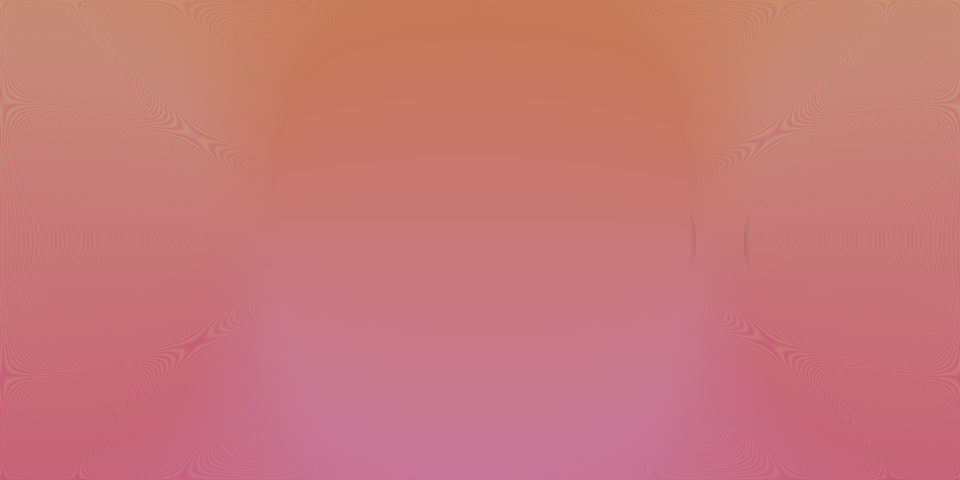
#> input picture backend/debug_run_yaw0_test/10_final_blended.png, 1920 x 960 px, found by its file name (shown at 1/2 size)
$ python rotate_equirect_debug.py   (older library calls are emulated)
#> lines starting #> are read from the running program, lines starting #| are printed output that depends on the picture
### backend/app/services/stitch_compare.py
"""
Measure relative orientation between two equirectangular panoramas.

Finds yaw/pitch/roll (degrees) that best rotate `test` to match `reference`
(ground-truth Insta360 Studio export) by minimizing photometric error on the
unit sphere — no guessed heading offsets.
"""
from __future__ import annotations

from dataclasses import dataclass

import numpy as np


@dataclass(frozen=True)
class OrientationDelta:
    """Rotation (degrees) to apply to *test* so it aligns with *reference*.

    Convention matches fisheye_stitch._rot_matrix: R = Rz(roll) @ Rx(pitch) @ Ry(yaw).
    Positive yaw rotates test content toward increasing longitude.
    """
    yaw_deg: float
    pitch_deg: float
    roll_deg: float
    mse: float
    correlation: float

    # [8 lines left out: function as_dict, not called in this run]


def _latlon_grid(h: int, w: int) -> tuple[np.ndarray, np.ndarray]:
    lon = np.linspace(-np.pi, np.pi, w, dtype=np.float32)
    lat = np.linspace(np.pi / 2, -np.pi / 2, h, dtype=np.float32)
    return np.meshgrid(lon, lat)


def _vec_from_latlon(lat: np.ndarray, lon: np.ndarray) -> np.ndarray:
    # Clockwise display heading (GPano), matching _hemisphere_map: X = -cos*sin.
    return np.stack(
        [
            -np.cos(lat) * np.sin(lon),
            np.sin(lat),
            np.cos(lat) * np.cos(lon),
        ],
        axis=-1,
    )


def _rot_matrix(yaw: float, pitch: float, roll: float) -> np.ndarray:
    a, b, c = np.radians(yaw), np.radians(pitch), np.radians(roll)
    Ry = np.array([[np.cos(a), 0, np.sin(a)], [0, 1, 0], [-np.sin(a), 0, np.cos(a)]])
    Rx = np.array([[1, 0, 0], [0, np.cos(b), -np.sin(b)], [0, np.sin(b), np.cos(b)]])
    Rz = np.array([[np.cos(c), -np.sin(c), 0], [np.sin(c), np.cos(c), 0], [0, 0, 1]])
    return Rz @ Rx @ Ry


def _sample_equirect(img: np.ndarray, lon: np.ndarray, lat: np.ndarray) -> np.ndarray:
    """Bilinear sample BGR equirect (GPano: row0=zenith)."""
    import cv2

    h, w = img.shape[:2]
    mapx = ((lon / (2 * np.pi) + 0.5) * (w - 1)).astype(np.float32)
    mapy = ((0.5 - lat / np.pi) * (h - 1)).astype(np.float32)
    return cv2.remap(img, mapx, mapy, cv2.INTER_LINEAR, borderMode=cv2.BORDER_WRAP)


# [12 lines left out: functions _prepare_gray, _metrics, not called in this run]


def _rotate_equirect(
    img: np.ndarray,
    yaw_deg: float,
    pitch_deg: float,
    roll_deg: float,
    lon: np.ndarray,
    lat: np.ndarray,
    vecs: np.ndarray,
) -> np.ndarray:
    R = _rot_matrix(yaw_deg, pitch_deg, roll_deg)
    vin = np.einsum("ij,hwj->hwi", R.T, vecs)
    lon_in = np.arctan2(vin[..., 0], vin[..., 2])
    lat_in = np.arcsin(np.clip(vin[..., 1], -1.0, 1.0))
    return _sample_equirect(img, lon_in, lat_in)


# [98 lines left out: functions _gray_rotate, _search_best, estimate_orientation_delta, render_aligned_preview, not called in this run]

### backend/app/services/fisheye_stitch.py
"""
Calibrated dual-fisheye → equirectangular stitching for Insta360 raw files.

Why this exists (design rationale)
-----------------------------------
Generic reprojectors (ffmpeg `v360`, PSV `DualFisheyeAdapter`) use a FIXED lens
model with no per-camera calibration input, so they render Insta360 frames
misaligned (wrong FOV / lens-centre / rotation) — verified on real files. But an
Insta360 media file EMBEDS its own lens calibration as an ASCII blob, e.g.:

    INSTA360 2_ cx cy r  ra rb rc   cx cy r  ra rb rc   W H extra
             └── lens 1 ──────────┘ └── lens 2 ──────────┘

We parse that blob, map each fisheye circle to a hemisphere with the equidistant
model (r = R·θ/(FOV/2)) via cv2.remap, apply the per-lens rotation, and blend
with exposure compensation + a distance-transform feather.

Honest limit: the ONE stage we can't reproduce is Insta360 Studio's per-frame
OPTICAL-FLOW seam warp, which locally aligns near-camera objects across the ~2cm
lens parallax. A static geometric remap can't align objects at different depths
simultaneously, so a soft seam remains on close objects. Distant geometry aligns
well. This yields a genuine navigable 360 — not pixel-identical to Studio.
"""
from __future__ import annotations

import logging
import re
from dataclasses import dataclass, field
from pathlib import Path
from typing import Optional

logger = logging.getLogger(__name__)

# Log hemisphere remap stats for the first stitch frame only (lens1 + lens2).
_hemisphere_map_log_count = 0
_HEMISPHERE_MAP_LOG_LIMIT = 2

from loguru import logger

# Heavy deps (opencv, numpy) are imported lazily inside functions so the module
# imports cleanly even in environments where they aren't installed (tests, etc).


# ── Camera profiles (req: configurable per model, no hardcoded pixels) ────────
@dataclass(frozen=True)
class CameraProfile:
    """Per-model defaults. The embedded calibration overrides these when present."""
    model: str
    fisheye_fov_deg: float          # per-lens coverage angle
    # Fallback fractional geometry if no embedded calibration and detection fails.
    # (Values are fractions of the per-lens square region, not absolute pixels.)
    default_center_frac: tuple[float, float] = (0.5, 0.5)
    default_radius_frac: float = 0.5


# FOV values are the practical stitching angles (empirically better than the
# marketing "200°"). ONE X2: measured by per-capture rim auto-calibration on
# 11 real captures from two units — estimates cluster at 205.1–207.1°, so the
# old "documented sweet spot" of 204° left a systematic 20–200 px seam offset
# on every capture. _autocal_fov fine-tunes ±1.5° around these per capture.
_PROFILES: dict[str, CameraProfile] = {
    "ONE X2": CameraProfile("ONE X2", 206.3),
    "X3": CameraProfile("X3", 204.0),
    "X4": CameraProfile("X4", 205.0),
    "X5": CameraProfile("X5", 205.0),
}
_DEFAULT_PROFILE = CameraProfile("generic", 205.5)


# [7 lines left out: function profile_for, not called in this run]


# ── Embedded calibration parsing ──────────────────────────────────────────────
@dataclass
class LensCalibration:
    cx: float
    cy: float          # centre y RELATIVE to the lens's own region
    radius: float
    rot: tuple[float, float, float]  # yaw, pitch, roll degrees


@dataclass
class DualFisheyeCalibration:
    lens1: LensCalibration
    lens2: LensCalibration
    width: int
    height: int
    layout: str = "top-bottom"       # or "side-by-side"
    source: str = "embedded"         # "embedded" | "embedded_trailer" | "detected" | "profile"
    raw: str = ""
    # True when the file stores the frame rotated 90° CCW relative to the
    # calibrated portrait sensor frame (Insta360 .insp JPEGs: 6080x3040 file,
    # 3040x6080 sensor coords). The decoder must rotate the image 90° CW back.
    decode_rotate_cw: bool = False


# The blob: "INSTA360" + "<n>_" + numeric fields separated by "_".
_INSTA_RE = re.compile(rb"INSTA360(\d+)_([0-9_.\-]+)")
_PARAMETERS_RE = re.compile(
    rb"Parameters[^0-9\-]*((?:[0-9.\-]+\s+){13,}[0-9.\-]+)",
    re.IGNORECASE,
)
# Insta360 .insp/.insv trailer "offset" string: the SAME 15-field schema as the
# DNG blob but WITHOUT the "INSTA360" ASCII prefix (it lives inside a protobuf
# record of the trailer), e.g.:
#   2_1480.160_1524.460_1513.260_0.847_0.044_-179.356_1480.610_4554.340_
#   1517.130_-0.936_-0.104_0.012_6080_3040_3113
# Structure: <lens count>_ then 12 floats (cx cy r ra rb rc per lens) then
# W_H_extra as integers. The trailer also holds richer records that happen to
# start the same way but carry zeroed lens2 fields — candidates are validated
# in parse_embedded_calibration before acceptance.
_TRAILER_OFFSET_RE = re.compile(
    rb"(?<![0-9._\-])(\d)_((?:-?\d+\.\d+_){12}\d+_\d+_\d+)(?![0-9.])"
)
# Only scan the tail of the file for trailer records (they sit at the very end).
_TRAILER_SCAN_BYTES = 128 * 1024
# Minimum plausible sensor dimension for a trailer calibration record.
_MIN_CALIB_DIM = 1024


# [284 lines left out: functions _resolve_lens2_radius, _scale_lens_to_region, _calibration_from_numbers, _gpano_pose_from_stitch, _try_pose_heading_from_exif, parse_embedded_calibration and 2 more, not called in this run]


def io_bytes(data: bytes):
    import io as _io
    return _io.BytesIO(data)


# [8 lines left out: function _rot_matrix, not called in this run]


def _ry_pi_matrix():
    """Ry(π): bottom fisheye body-frame flip (same Ry axis as ``_rot_matrix`` ra)."""
    return _rot_matrix(180.0, 0.0, 0.0)


# [1176 lines left out: functions _lens_rot_matrix, _log_hemisphere_map_stats, _hemisphere_map, _estimate_clean_theta, _correct_rim_illumination, _make_dis_flow and 12 more, not called in this run]


@dataclass
class StitchArtifacts:
    """Intermediate buffers for stitch debugging (BGR uint8 unless noted)."""
    raw_decoded: object
    top_fisheye: object
    bottom_fisheye: object
    top_fisheye_after_rotation: object
    bottom_fisheye_after_rotation: object
    sphere_lens1: object
    sphere_lens2: object
    sphere_lens1_grid: object
    sphere_lens2_grid: object
    blended: object
    blended_grid: object
    valid_lens1: object
    valid_lens2: object
    blend_weight_lens1: object = None
    metadata: dict = field(default_factory=dict)
    # ── Seam/flow diagnostics (held references only; no pipeline behavior change) ──
    front_pre_align: object = None   # post-gain front hemisphere BEFORE flow warp
    back_pre_align: object = None    # post-gain back hemisphere BEFORE flow warp
    front_aligned: object = None     # front after _parallax_align_hemispheres
    back_aligned: object = None      # back after _parallax_align_hemispheres
    seam_mask: object = None         # binary front-region mask from _optimize_seam_mask
    seam_left: object = None         # per-row x of left seam path
    seam_right: object = None        # per-row x of right seam path
    clean_lens1: object = None       # v1 ∧ (theta1 <= theta_clean)
    clean_lens2: object = None       # v2 ∧ (theta2 <= theta_clean)
    flow_unreliability: object = None  # (1-confidence) fwd/bwd flow field, 0=reliable


# [60 lines left out: functions _overlay_equirect_horizon_equator, _draw_fisheye_calibration, _fisheye_remap_footprint, not called in this run]


def _save_png(path: Path, img) -> None:
    import cv2

    path.parent.mkdir(parents=True, exist_ok=True)
    if not cv2.imwrite(str(path), img):
        raise OSError(f"Failed to write {path}")


# [660 lines left out: functions save_stitch_debug_pngs, _detect_fisheye_circle, _default_stitch_size_and_quality, _stitch_arrays, not called in this run]


@dataclass
class StitchResult:
    """The reusable service output (req #6)."""
    processed_image: bytes          # equirectangular JPEG bytes
    projection: str                 # always "equirectangular"
    width: int
    height: int
    camera_model: str
    metadata: dict = field(default_factory=dict)


# [175 lines left out: functions stitch_equirectangular, stitch_equirectangular_with_recovery, stitch_equirectangular_debug, not called in this run]

### backend/tools/rotate_equirect_debug.py
#!/usr/bin/env python3
"""
Export spherical-rotation variants of an equirectangular panorama.

This is a debug utility for already-stitched panoramas. It rotates on the
unit sphere, then resamples back into equirectangular form so the outputs stay
valid 2:1 panoramas for the existing viewer.

Usage (from backend/):

  python tools/rotate_equirect_debug.py

  python tools/rotate_equirect_debug.py \
    --input debug_run_09/10_final_blended.png \
    --out-dir debug_run_09/equirect_rotations
"""
from __future__ import annotations

import argparse
import sys
from pathlib import Path

# Allow running as `python tools/rotate_equirect_debug.py` from backend/
_BACKEND = Path(__file__).resolve().parents[1]
if str(_BACKEND) not in sys.path:
    sys.path.insert(0, str(_BACKEND))

from app.services.fisheye_stitch import _save_png  # noqa: E402
from app.services.stitch_compare import _latlon_grid, _rotate_equirect, _vec_from_latlon  # noqa: E402


def _load_bgr(path: Path):
    import cv2

    img = cv2.imread(str(path), cv2.IMREAD_COLOR)
#> img is the input picture: shape (960, 1920, 3); mean B, G, R 119.1, 119.6, 199.3
    if img is None:
        raise SystemExit(f"Could not read image: {path}")
    return img


def export_rotations(input_path: Path, out_dir: Path) -> dict[str, Path]:
    img = _load_bgr(input_path)
    h, w = img.shape[:2]
#> h = 960; w = 1920
    lon, lat = _latlon_grid(h, w)
    vecs = _vec_from_latlon(lat, lon)
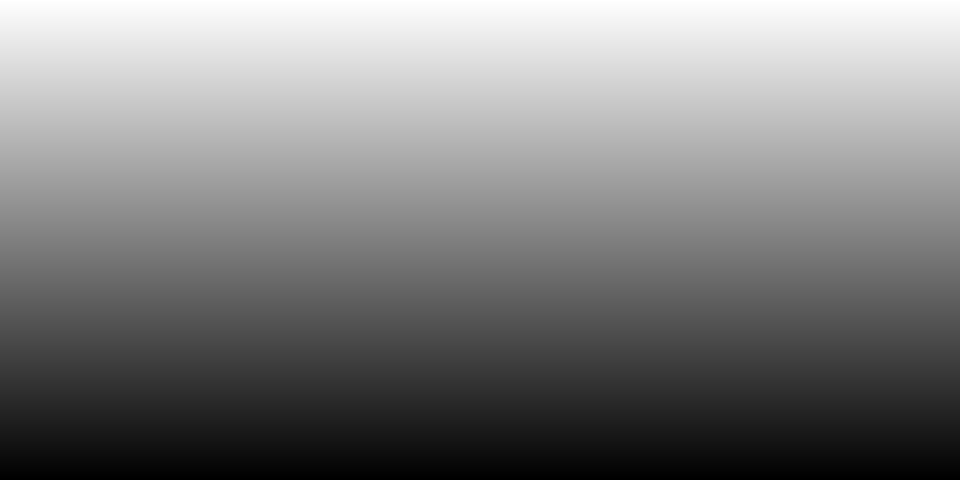
#> lat: shape (960, 1920) float32 (shown at 1/2 size); min -1.57, max 1.57, mean -3.39e-08; drawn with min black and max white

    variants = {
        "01_original.png": img,
        "02_roll_plus90.png": _rotate_equirect(img, 0.0, 0.0, 90.0, lon, lat, vecs),
        "03_roll_minus90.png": _rotate_equirect(img, 0.0, 0.0, -90.0, lon, lat, vecs),
        "04_rotate_180.png": _rotate_equirect(img, 0.0, 0.0, 180.0, lon, lat, vecs),
    }
#> in _sample_equirect, `mapy = ((0.5 - lat / np.pi) * (h - 1)).astype(np.float32)`:
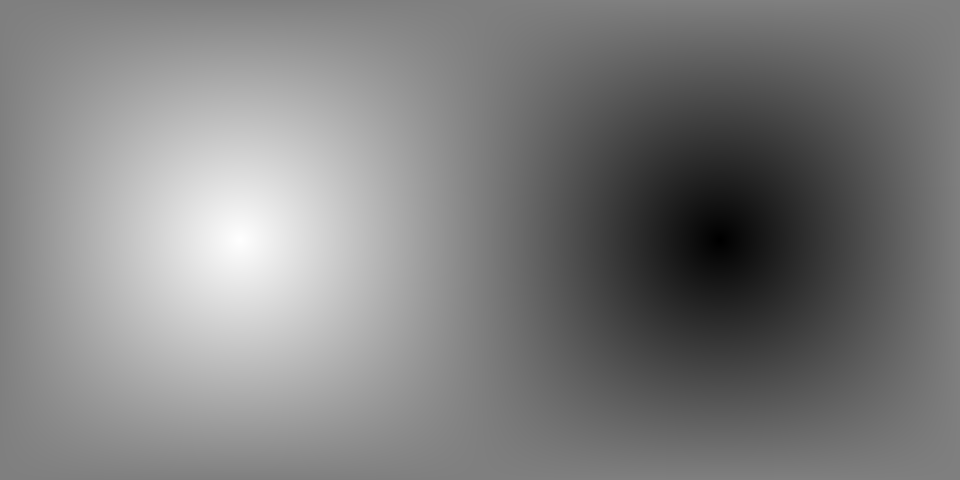
#> mapy: shape (960, 1920) float32 (shown at 1/2 size); min 0.568, max 958.4, mean 479.5; drawn with min black and max white
#> in _sample_equirect (call 2), `return cv2.remap(img, mapx, mapy, cv2.INTER_LINEAR, borderMode=cv2.BOR..`:
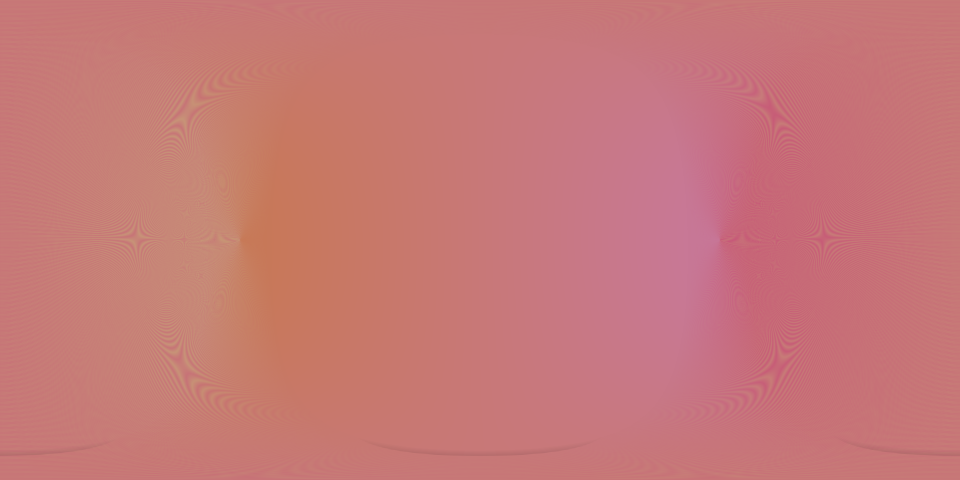
#> returned value: shape (960, 1920, 3) (shown at 1/2 size); mean of channels 0, 1, 2 119.1, 119.6, 199.3; drawn as B, G, R
#> call 3 of _rotate_equirect, with yaw_deg = 0, pitch_deg = 0, roll_deg = 180
#> in _rotate_equirect (call 3), `R = _rot_matrix(yaw_deg, pitch_deg, roll_deg)`: R = [[-1, -1.22e-16, 0], [1.22e-16, -1, 0], [0, 0, 1]]
#> in _rotate_equirect (call 3), `vin = np.einsum("ij,hwj->hwi", R.T, vecs)`:
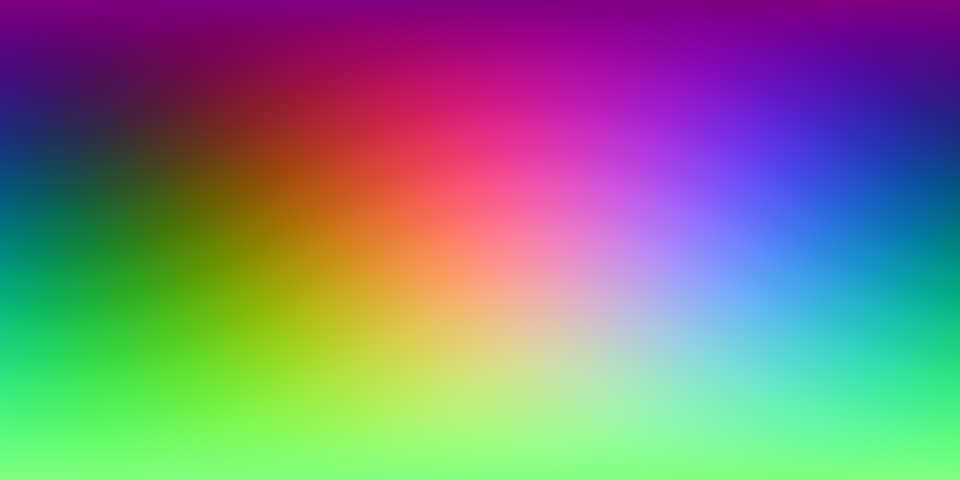
#> vin: shape (960, 1920, 3) float64 (shown at 1/2 size); mean of channels 0, 1, 2 6.65e-19, 0, -0.000331; drawn with min black and max white
#> in _rotate_equirect (call 3), `lon_in = np.arctan2(vin[..., 0], vin[..., 2])`:
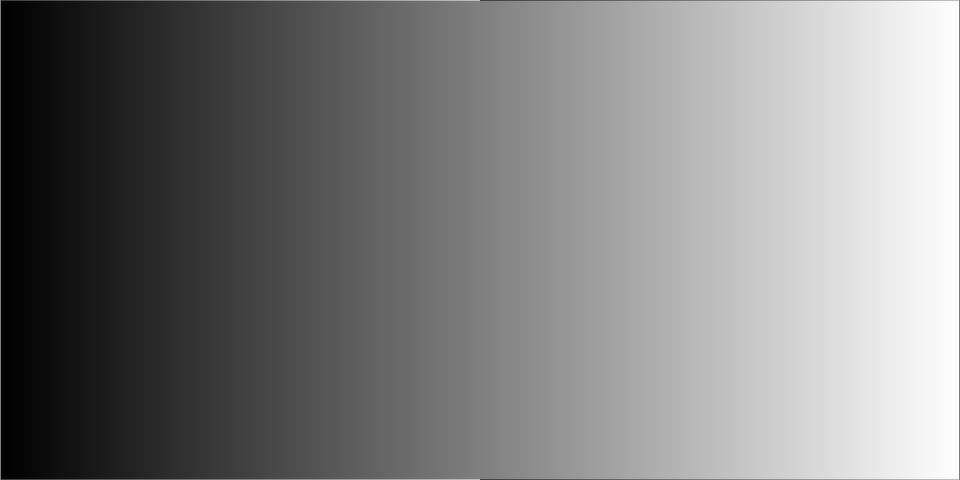
#> lon_in: shape (960, 1920) float64 (shown at 1/2 size); min -3.14, max 3.14, mean 2.1e-18; drawn with min black and max white
#> in _rotate_equirect (call 3), `lat_in = np.arcsin(np.clip(vin[..., 1], -1.0, 1.0))`:
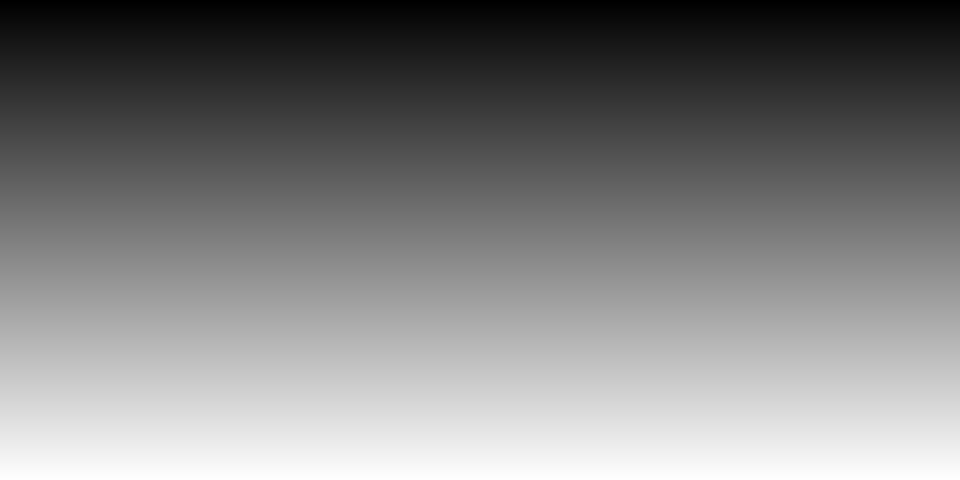
#> lat_in: shape (960, 1920) float64 (shown at 1/2 size); min -1.57, max 1.57, mean 3.55e-17; drawn with min black and max white
#> in _sample_equirect (call 3), `return cv2.remap(img, mapx, mapy, cv2.INTER_LINEAR, borderMode=cv2.BOR..`:
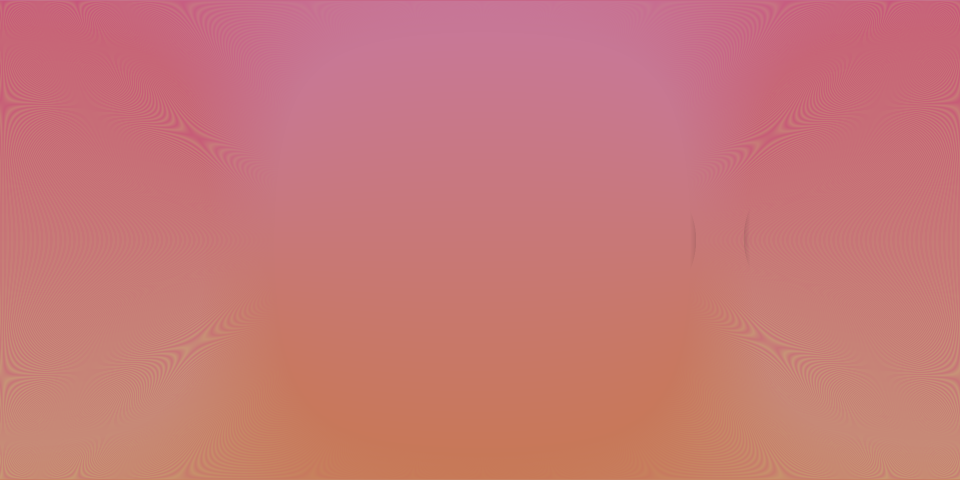
#> returned value: shape (960, 1920, 3) (shown at 1/2 size); mean of channels 0, 1, 2 119.1, 119.6, 199.3; drawn as B, G, R

    out_dir.mkdir(parents=True, exist_ok=True)
    written: dict[str, Path] = {}
    for name, out in variants.items():
        path = out_dir / name
        _save_png(path, out)
        written[name] = path
#> this loop made 4 passes
#> name on passes 1 to 4: '01_original.png', '02_roll_plus90.png', '03_roll_minus90.png', '04_rotate_180.png'
#> after the loop, written = 4 items
    return written


def main() -> None:
    parser = argparse.ArgumentParser(
        description="Export spherical roll variants of an equirectangular panorama"
    )
    parser.add_argument(
        "--input",
        type=Path,
        default=Path("debug_run_09") / "10_final_blended.png",
        help="Input equirectangular panorama PNG",
    )
    parser.add_argument(
        "--out-dir",
        type=Path,
        default=Path("debug_run_09") / "equirect_rotations",
        help="Directory for rotated panorama exports",
    )
    args = parser.parse_args()

    if not args.input.is_file():
        raise SystemExit(f"Input not found: {args.input}")

    written = export_rotations(args.input, args.out_dir)
#> written = 4 items
    print(f"Input: {args.input}")
    print(f"Output dir: {args.out_dir}")
    print("Wrote:")
    for name in written:
        print(f"  {name}")


if __name__ == "__main__":
    main()
